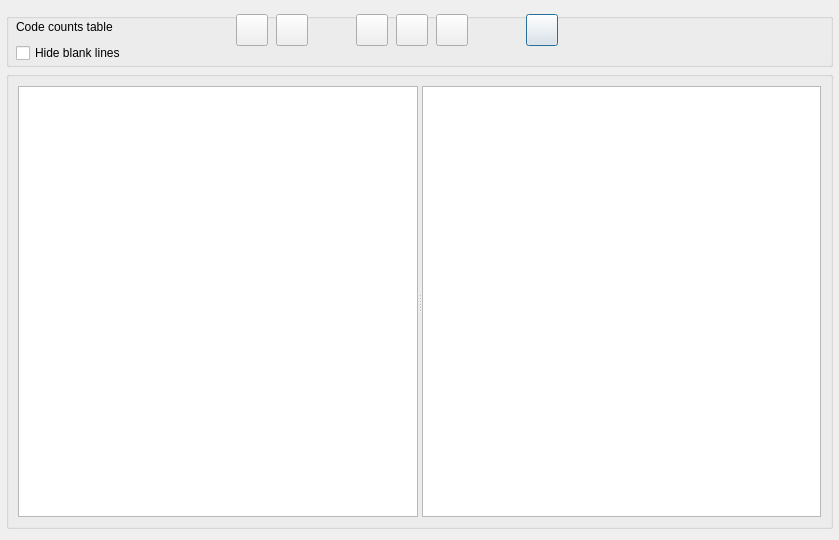
<?xml version="1.0" encoding="UTF-8"?>
<ui version="4.0">
 <class>Dialog_Comparisons</class>
 <widget class="QDialog" name="Dialog_Comparisons">
  <property name="windowModality">
   <enum>Qt::NonModal</enum>
  </property>
  <property name="geometry">
   <rect>
    <x>0</x>
    <y>0</y>
    <width>839</width>
    <height>540</height>
   </rect>
  </property>
  <property name="windowTitle">
   <string>Code Counts by file or case</string>
  </property>
  <layout class="QVBoxLayout" name="verticalLayout">
   <property name="leftMargin">
    <number>6</number>
   </property>
   <property name="rightMargin">
    <number>6</number>
   </property>
   <item>
    <widget class="QGroupBox" name="groupBox">
     <property name="minimumSize">
      <size>
       <width>0</width>
       <height>54</height>
      </size>
     </property>
     <property name="maximumSize">
      <size>
       <width>16777215</width>
       <height>50</height>
      </size>
     </property>
     <property name="title">
      <string/>
     </property>
     <widget class="QLabel" name="label_selections">
      <property name="geometry">
       <rect>
        <x>10</x>
        <y>3</y>
        <width>201</width>
        <height>22</height>
       </rect>
      </property>
      <property name="minimumSize">
       <size>
        <width>0</width>
        <height>22</height>
       </size>
      </property>
      <property name="maximumSize">
       <size>
        <width>16777213</width>
        <height>22</height>
       </size>
      </property>
      <property name="toolTip">
       <string>&lt;html&gt;&lt;head/&gt;&lt;body&gt;&lt;p&gt;Show the overlapping codes.&lt;/p&gt;&lt;/body&gt;&lt;/html&gt;</string>
      </property>
      <property name="text">
       <string>Code counts table</string>
      </property>
      <property name="wordWrap">
       <bool>true</bool>
      </property>
     </widget>
     <widget class="QPushButton" name="pushButton_export">
      <property name="geometry">
       <rect>
        <x>520</x>
        <y>1</y>
        <width>32</width>
        <height>32</height>
       </rect>
      </property>
      <property name="minimumSize">
       <size>
        <width>32</width>
        <height>32</height>
       </size>
      </property>
      <property name="maximumSize">
       <size>
        <width>32</width>
        <height>32</height>
       </size>
      </property>
      <property name="toolTip">
       <string>&lt;html&gt;&lt;head/&gt;&lt;body&gt;&lt;p&gt;Export to file&lt;/p&gt;&lt;/body&gt;&lt;/html&gt;</string>
      </property>
      <property name="text">
       <string/>
      </property>
     </widget>
     <widget class="QCheckBox" name="checkBox_hide_blanks">
      <property name="geometry">
       <rect>
        <x>10</x>
        <y>30</y>
        <width>151</width>
        <height>20</height>
       </rect>
      </property>
      <property name="text">
       <string>Hide blank lines</string>
      </property>
     </widget>
     <widget class="QPushButton" name="pushButton_select_files">
      <property name="geometry">
       <rect>
        <x>350</x>
        <y>1</y>
        <width>32</width>
        <height>32</height>
       </rect>
      </property>
      <property name="minimumSize">
       <size>
        <width>32</width>
        <height>32</height>
       </size>
      </property>
      <property name="maximumSize">
       <size>
        <width>32</width>
        <height>32</height>
       </size>
      </property>
      <property name="toolTip">
       <string>&lt;html&gt;&lt;head/&gt;&lt;body&gt;&lt;p&gt;Select files&lt;/p&gt;&lt;/body&gt;&lt;/html&gt;</string>
      </property>
      <property name="text">
       <string/>
      </property>
     </widget>
     <widget class="QPushButton" name="pushButton_select_categories">
      <property name="geometry">
       <rect>
        <x>270</x>
        <y>1</y>
        <width>32</width>
        <height>32</height>
       </rect>
      </property>
      <property name="minimumSize">
       <size>
        <width>32</width>
        <height>32</height>
       </size>
      </property>
      <property name="maximumSize">
       <size>
        <width>32</width>
        <height>32</height>
       </size>
      </property>
      <property name="toolTip">
       <string>&lt;html&gt;&lt;head/&gt;&lt;body&gt;&lt;p&gt;Select categories&lt;/p&gt;&lt;/body&gt;&lt;/html&gt;</string>
      </property>
      <property name="text">
       <string/>
      </property>
     </widget>
     <widget class="QPushButton" name="pushButton_select_codes">
      <property name="geometry">
       <rect>
        <x>230</x>
        <y>1</y>
        <width>32</width>
        <height>32</height>
       </rect>
      </property>
      <property name="minimumSize">
       <size>
        <width>32</width>
        <height>32</height>
       </size>
      </property>
      <property name="maximumSize">
       <size>
        <width>32</width>
        <height>32</height>
       </size>
      </property>
      <property name="toolTip">
       <string>&lt;html&gt;&lt;head/&gt;&lt;body&gt;&lt;p&gt;Select codes&lt;/p&gt;&lt;/body&gt;&lt;/html&gt;</string>
      </property>
      <property name="text">
       <string/>
      </property>
     </widget>
     <widget class="QPushButton" name="pushButton_select_attributes">
      <property name="geometry">
       <rect>
        <x>430</x>
        <y>1</y>
        <width>32</width>
        <height>32</height>
       </rect>
      </property>
      <property name="minimumSize">
       <size>
        <width>32</width>
        <height>32</height>
       </size>
      </property>
      <property name="maximumSize">
       <size>
        <width>32</width>
        <height>32</height>
       </size>
      </property>
      <property name="toolTip">
       <string>&lt;html&gt;&lt;head/&gt;&lt;body&gt;&lt;p&gt;Select attribute&lt;/p&gt;&lt;/body&gt;&lt;/html&gt;</string>
      </property>
      <property name="text">
       <string/>
      </property>
     </widget>
     <widget class="QPushButton" name="pushButton_select_cases">
      <property name="geometry">
       <rect>
        <x>390</x>
        <y>1</y>
        <width>32</width>
        <height>32</height>
       </rect>
      </property>
      <property name="minimumSize">
       <size>
        <width>32</width>
        <height>32</height>
       </size>
      </property>
      <property name="maximumSize">
       <size>
        <width>32</width>
        <height>32</height>
       </size>
      </property>
      <property name="toolTip">
       <string>&lt;html&gt;&lt;head/&gt;&lt;body&gt;&lt;p&gt;Select cases&lt;/p&gt;&lt;/body&gt;&lt;/html&gt;</string>
      </property>
      <property name="text">
       <string/>
      </property>
     </widget>
     <widget class="QLabel" name="label_arrow">
      <property name="geometry">
       <rect>
        <x>310</x>
        <y>1</y>
        <width>30</width>
        <height>30</height>
       </rect>
      </property>
      <property name="text">
       <string/>
      </property>
     </widget>
    </widget>
   </item>
   <item>
    <widget class="QGroupBox" name="groupBox_2">
     <property name="title">
      <string/>
     </property>
     <layout class="QGridLayout" name="gridLayout">
      <item row="0" column="0">
       <widget class="QSplitter" name="splitter">
        <property name="orientation">
         <enum>Qt::Horizontal</enum>
        </property>
        <widget class="QTableWidget" name="tableWidget"/>
        <widget class="QListWidget" name="listWidget">
         <property name="wordWrap">
          <bool>true</bool>
         </property>
        </widget>
       </widget>
      </item>
     </layout>
    </widget>
   </item>
  </layout>
 </widget>
 <tabstops>
  <tabstop>pushButton_export</tabstop>
 </tabstops>
 <resources/>
 <connections/>
</ui>
